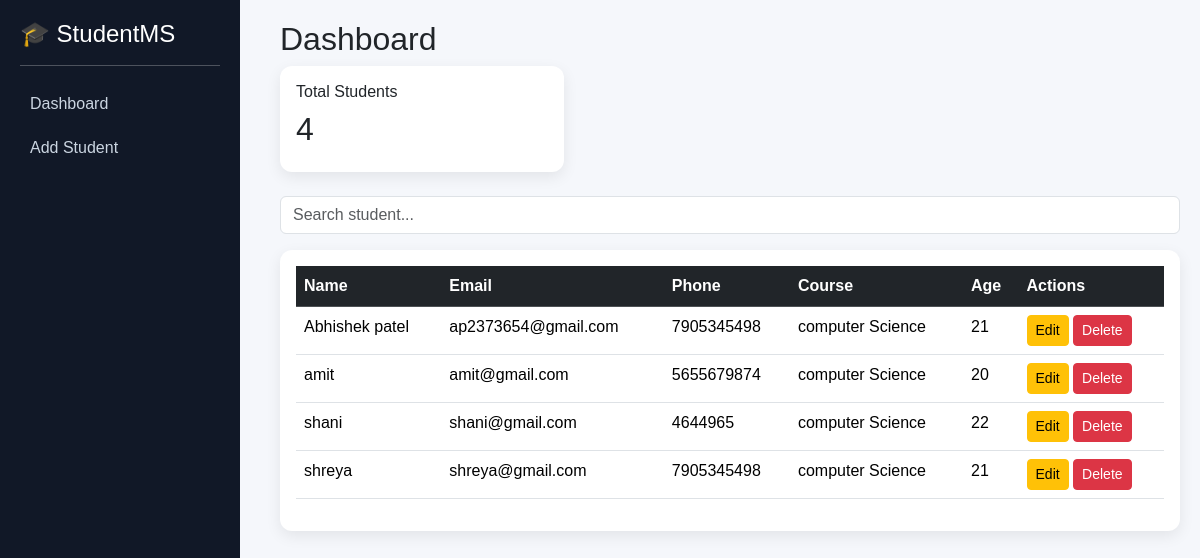
Before: / (signed in) with the older database file.
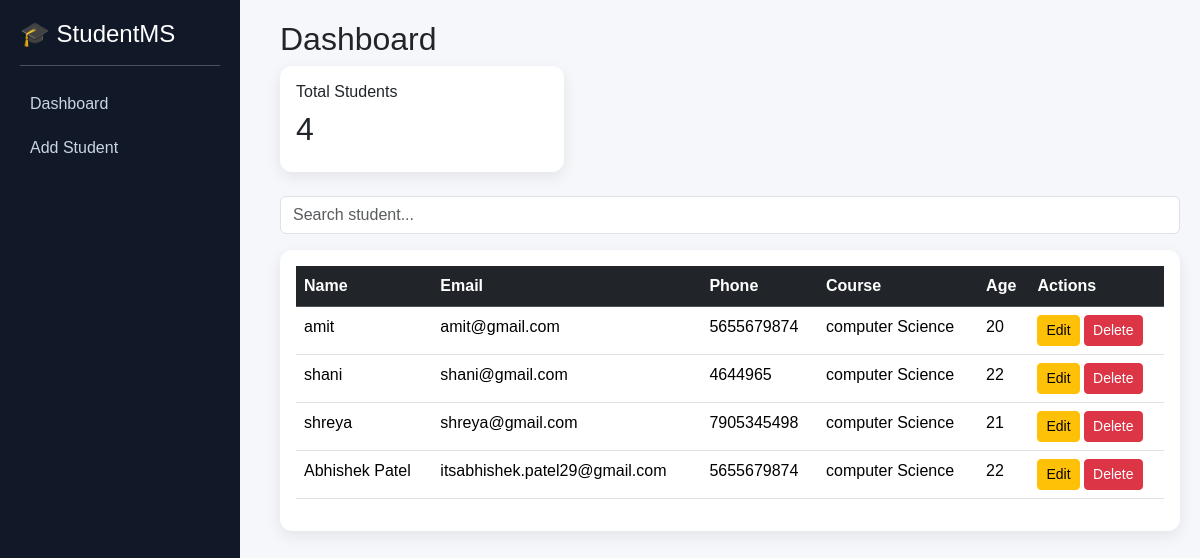
After: the same page with the newer database file.
### students/models.py (models this page shows, shortened)
class Student(models.Model):
    name=models.CharField(max_length=100)
    email=models.EmailField()
    phone=models.IntegerField()
    course=models.CharField(max_length=100)
    age= models.IntegerField()

### students/views.py (the view)
# urls.py: path('', views.student_list, name='student_list'),
@login_required
def student_list(request):
    query = request.GET.get('q')
    if query:
        students = Student.objects.filter(
            Q(name__icontains=query) |
            Q(email__icontains=query) |
            Q(course__icontains=query)
        )
    else:
        students = Student.objects.all()
    return render(request, 'students/student_list.html', {'students': students})

### students/templates/students/student_list.html
{% extends 'students/base.html' %}
{% block content %}
<h2>Dashboard</h2>
<div class="row mb-4">
    <div class="col-md-4">
        <div class="card card-box p-3">
            <h6>Total Students</h6>
            <h2>{{ students|length }}</h2>
        </div>
    </div>
</div>
<form method="GET" class="mb-3">
    <input type="text" name="q" class="form-control" placeholder="Search student...">
</form>
<div class="card card-box p-3">
<table class="table table-hover">
    <thead class="table-dark">
        <tr>
            <th>Name</th>
            <th>Email</th>
            <th>Phone</th>
            <th>Course</th>
            <th>Age</th>
            <th>Actions</th>
        </tr>
    </thead>
    <tbody>
    {% for student in students %}
        <tr>
            <td>{{ student.name }}</td>
            <td>{{ student.email }}</td>
            <td>{{ student.phone }}</td>
            <td>{{ student.course }}</td>
            <td>{{ student.age }}</td>
            <td>
                <a href="/edit/{{ student.id }}/" class="btn btn-warning btn-sm">Edit</a>
                <a href="/delete/{{ student.id }}/" class="btn btn-danger btn-sm"
                   onclick="return confirm('Are you sure?')">Delete</a>
            </td>
        </tr>
    {% endfor %}
    </tbody>
</table>
</div>
{% endblock %}

### students/templates/students/base.html (shortened to what this page needs)
<!DOCTYPE html>
<html>
<head>
    <link href="https://cdn.jsdelivr.net/npm/bootstrap@5.3.3/dist/css/bootstrap.min.css" rel="stylesheet">
    <link href="https://cdn.jsdelivr.net/npm/bootstrap-icons/font/bootstrap-icons.css" rel="stylesheet">
</head>
<body>
<div class="sidebar">
    <h4>🎓 StudentMS</h4>
    <hr>
    <a href="/">Dashboard</a>
    <a href="/add/">Add Student</a>
</div>
<div class="main">
    {% block content %}
    {% endblock %}
</div>
</body>
</html>

### students/templates/students/base.html (style rules this page uses)
body { background: #f5f7fb; font-family: Arial; }
.sidebar { width: 240px; height: 100vh; position: fixed; background: #111827; color: white; padding: 20px; }
.sidebar a { display: block; color: #cbd5e1; padding: 10px; text-decoration: none; border-radius: 8px; }
.main { margin-left: 260px; padding: 20px; }
.card-box { border: none; border-radius: 12px; box-shadow: 0 5px 15px rgba(0,0,0,0.08); }

Changed rows visible on the page:
removed Student: name "Abhishek patel", email "ap2373654@gmail.com", phone "7905345498", course "computer Science", age "21"
added Student: name "Abhishek Patel", email "itsabhishek.patel29@gmail.com", phone "5655679874", course "computer Science", age "22"
